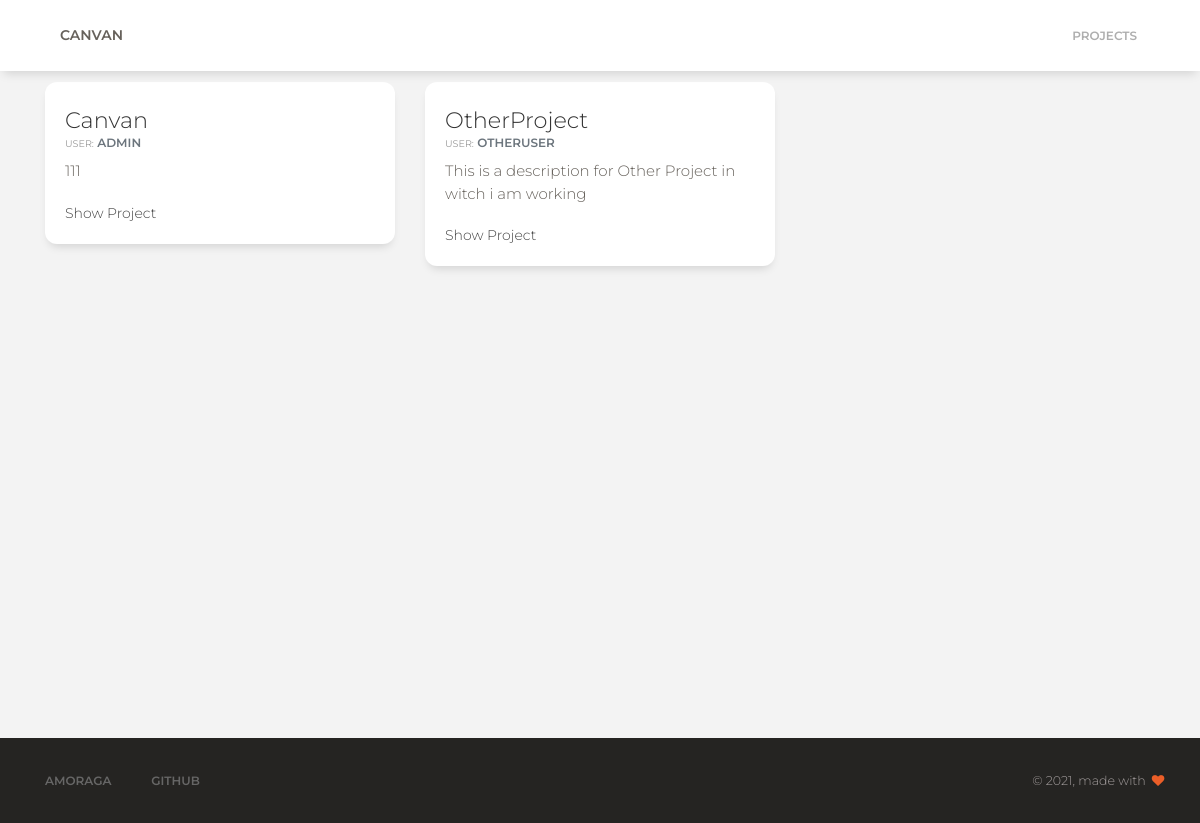
/projects, run on an earlier commit of the app's database.
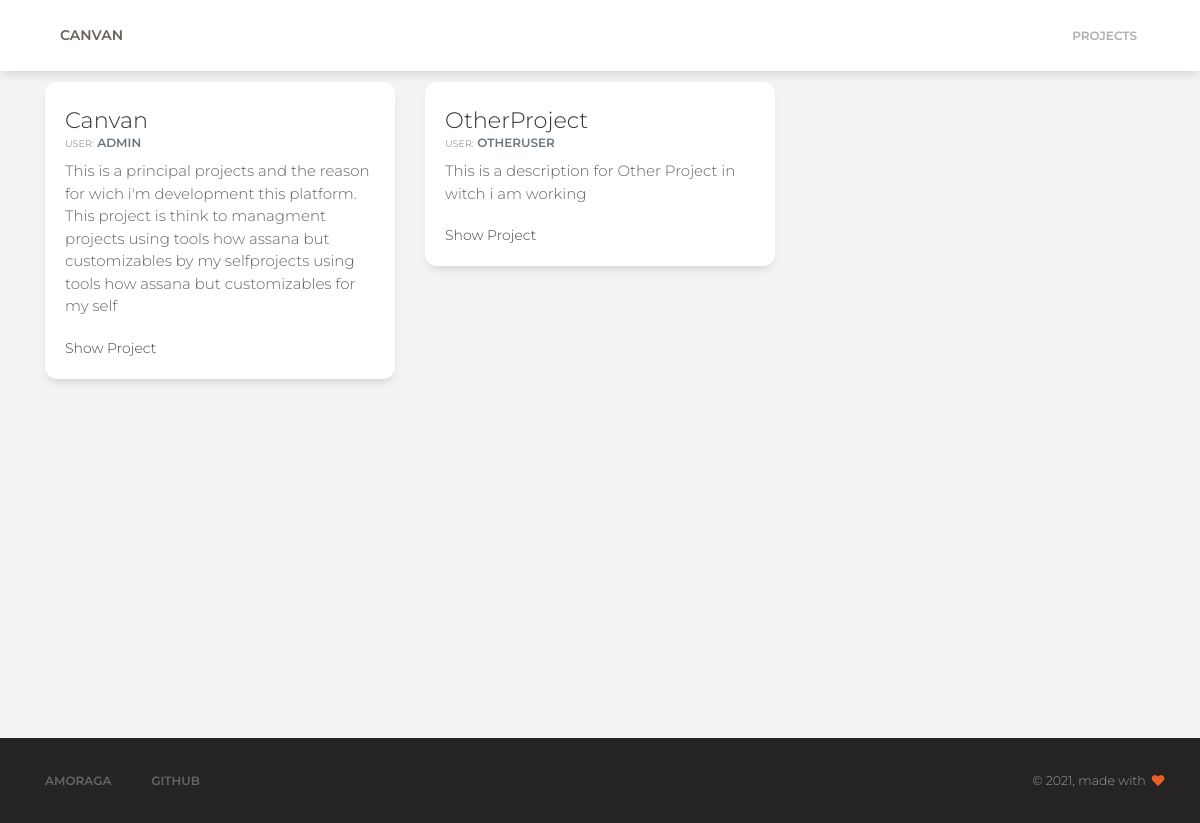
And on a later commit of the database.
### projects/models.py (models this page shows, shortened)
class Project(models.Model):
    name = CharField(max_length = 50)
    description = TextField()
    user = ForeignKey(User, on_delete= models.CASCADE)
    created_at = DateTimeField(auto_now_add = True)
    updated_at = DateTimeField(auto_now = True)

### projects/views.py (the view)
# urls.py: path('', include('projects.urls')),
def projects(request):
    projects = { 'projects' :  Project.objects.all() }
    return render(request, 'Projects.html', projects)

### projects/templates/Projects.html
{% extends './Layout.html' %}
{% block content%}
    <div class="row initial-content">
    {% for p in projects  %}
        <div class="col-md-4">
            <div class="card" >
                <div class="card-body">
                  <h4 class="card-title">{{ p.name}}</h4>
                  <h6 class="card-subtitle mb-2 text-muted"> <small> User:</small> {{p.user.username}} </h6>
                  <p class="card-text">{{ p.description }}</p>
                  <a href="/project/id/{{ p.pk }}" class="card-link">Show Project</a>
                </div>
              </div>
        </div>
        {% endfor %}
    </div>
{% endblock %}

What changed in the data, as far as the page shows it:
changed Project "Canvan": description "111" → "This is a principal projects and the reason for wich i'm development this platform. This project is think to managment projects using tools how assana but customizables by my selfprojects using tools how assana but customizables for my self"
